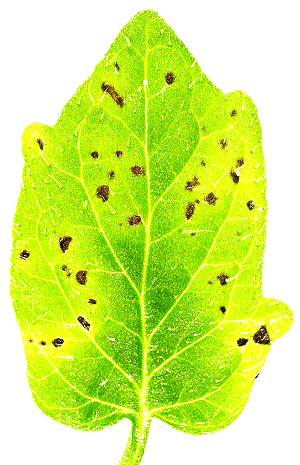
#> input picture image/daun.jpg, 300 x 465 px
$ python Form1.py
#> lines starting #> are read from the running program, lines starting #| are printed output that depends on the picture; after the words box and inside, x2 and y2 are one past the last pixel; in counts of white or black regions, pixels touching at a corner belong together
#> further down, img is the input picture: shape (465, 300, 3); mean R, G, B 209, 239.4, 109.5
### program/pcd.py
import numpy as np

def rgb2Gray(img):
    r = img[:,:,0]
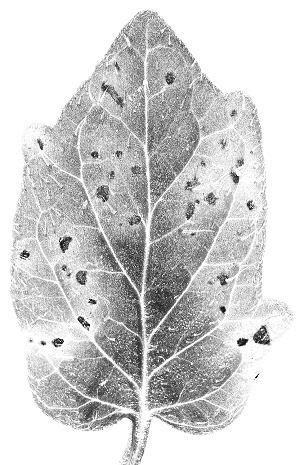
#> r: shape (465, 300); min 5, max 255, mean 209
    g = img[:,:,1]
    b = img[:,:,2]
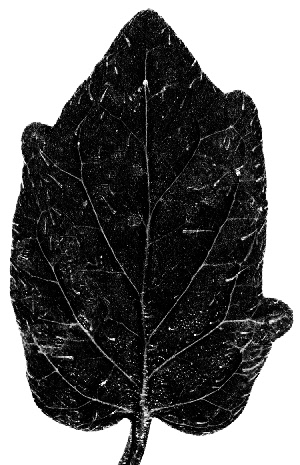
#> b: shape (465, 300); min 0, max 255, mean 109.5
    gray = 0.21 * r + 0.71 * g + 0.07 *b
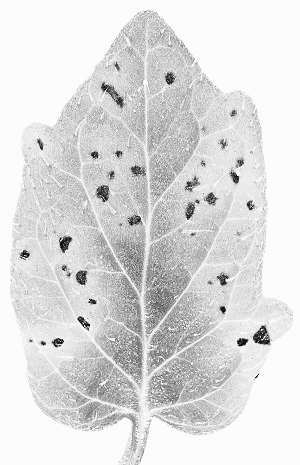
#> gray: shape (465, 300) float64; min 1.05, max 252.4, mean 221.6
    return np.uint8(gray);

def negative(img):
    L = np.max(img)
#> L = 252
    neg = L - img
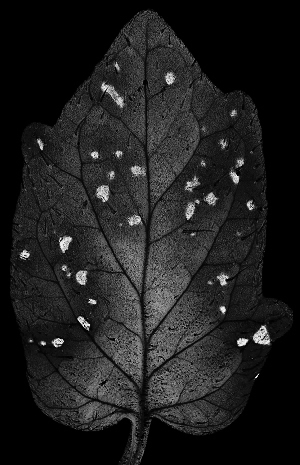
#> neg: shape (465, 300); min 0, max 251, mean 30.9
    return neg

def logTransformations(img, c):
#> called with c = 1
    img = img / 255
#> img: shape (465, 300) float64
    S = c * np.log(1 + img)
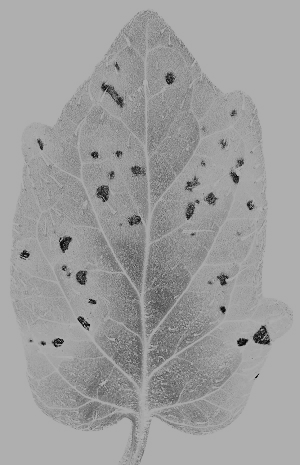
#> S: shape (465, 300) float64; min 0.00391, max 0.687, mean 0.621
    S = np.uint8(S*255)
    return S

def powerLawTransformation(img, c, y):
#> called with c = 1, y = 3
    img = img/255
    hasil = c * (np.power(img,y))
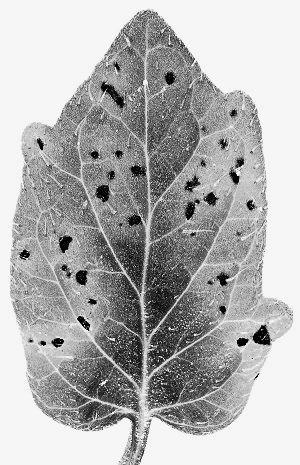
#> hasil: shape (465, 300) float64; min 6.03e-08, max 0.965, mean 0.699
    return hasil

# [35 lines left out: functions contrastStretching, biner, not called in this run]

def grayLevelSlicing(img):
    img = rgb2Gray(img)
    [m, n] = np.shape(img)
#> m = 465; n = 300
    for i in range(0, m):
        for j in range(0, n):
            if img[i,j] >= 128 :
                img[i,j] = 255
            else:
                img[i,j] = 0
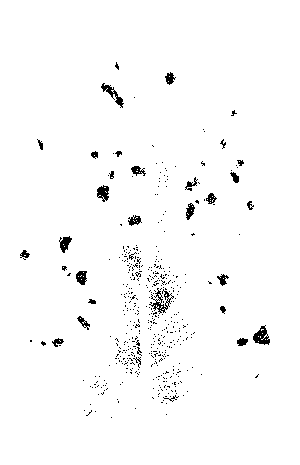
#> img: shape (465, 300); 97.9% white; black in thin lines or dots, all inside (x1, y1, x2, y2) = (20, 62, 270, 418)
    return img

def substraction(img1, img2):
    new = np.subtract(img1, img2)
    return new

def bitwiseAnd(img1, img2):
    new = np.bitwise_and(img1, img2)
    return new

def bitwiseOr(img1, img2):
    new = np.bitwise_or(img1, img2)
    return new

def bitwiseXOR(img1, img2):
    new = np.bitwise_xor(img1, img2)
    return new

# [92 lines left out: functions bitPlaneSlicing, dilation, erotion, hit, fit, se, not called in this run]

### program/Form1.py
import matplotlib.pyplot as plt
import pcd

img = plt.imread('../image/daun.jpg')

imgGray = pcd.rgb2Gray(img)

imgNegative = pcd.negative(imgGray)

imgLog = pcd.logTransformations(imgGray, 1)

imgPowLaw = pcd.powerLawTransformation(imgGray, 1, 3)


imgGrayLevelSlicing = pcd.grayLevelSlicing(img)

f = plt.figure()
f.add_subplot(3,3, 1)
plt.title("Original")
plt.imshow(img, cmap = plt.get_cmap('gray'))
f.add_subplot(3,3, 2)
plt.title("Gray")
plt.imshow(imgGray, cmap = plt.get_cmap('gray'))
f.add_subplot(3,3, 3)
plt.title("Negative")
plt.imshow(imgNegative, cmap = plt.get_cmap('gray'))
f.add_subplot(3,3, 4)
plt.title("Log Trans")
plt.imshow(imgLog, cmap = plt.get_cmap('gray'))
f.add_subplot(3,3, 5)
plt.title("Pow Law Trans")
plt.imshow(imgPowLaw, cmap = plt.get_cmap('gray'))
f.add_subplot(3,3, 6)
plt.title("imgGrayLevelSlicing")
plt.imshow(imgGrayLevelSlicing, cmap=plt.get_cmap('gray'))

plt.show()

$ run again, with image/cameraman.jpg copied over image/daun.jpg
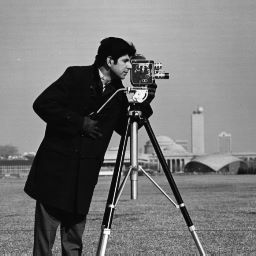
#> input picture image/cameraman.jpg, 256 x 256 px
#> img is the input picture: shape (256, 256, 3); min 0, max 255, mean 118.7
#> L = 252
#> in powerLawTransformation, `hasil = c * (np.power(img,y))`:
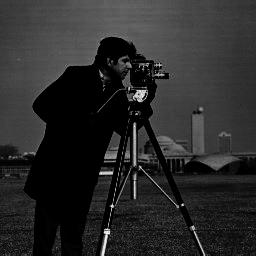
#> hasil: shape (256, 256) float64; min 0, max 0.965, mean 0.167
#> after the loop in grayLevelSlicing, `for i in range(0, m):`:
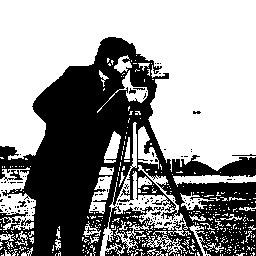
#> img: shape (256, 256); 58.3% white; 121 black regions (116 under 20 px), largest, box (x1, y1, x2, y2) and area: (0, 37, 256, 256) 26871, (18, 201, 27, 207) 28, (232, 154, 256, 156) 26, (129, 88, 136, 94) 24, (151, 211, 161, 216) 23
